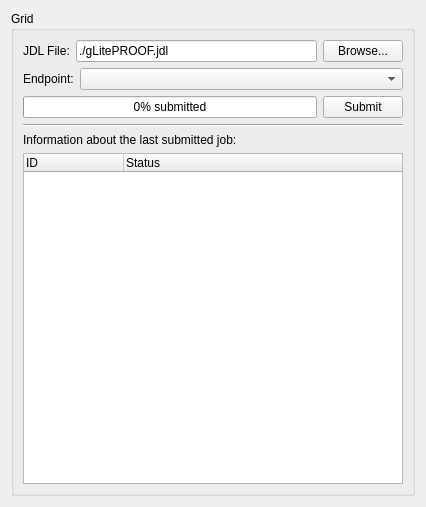
<ui version="4.0" >
 <class>wgGrid</class>
 <widget class="QWidget" name="wgGrid" >
  <property name="geometry" >
   <rect>
    <x>0</x>
    <y>0</y>
    <width>426</width>
    <height>507</height>
   </rect>
  </property>
  <property name="windowTitle" >
   <string>Form</string>
  </property>
  <layout class="QGridLayout" >
   <item row="0" column="0" >
    <widget class="QGroupBox" name="groupBox" >
     <property name="title" >
      <string>Grid</string>
     </property>
     <layout class="QGridLayout" >
      <item row="0" column="0" >
       <layout class="QHBoxLayout" >
        <property name="spacing" >
         <number>6</number>
        </property>
        <property name="leftMargin" >
         <number>0</number>
        </property>
        <property name="topMargin" >
         <number>0</number>
        </property>
        <property name="rightMargin" >
         <number>0</number>
        </property>
        <property name="bottomMargin" >
         <number>0</number>
        </property>
        <item>
         <widget class="QLabel" name="label_2" >
          <property name="text" >
           <string>JDL File:</string>
          </property>
         </widget>
        </item>
        <item>
         <widget class="QLineEdit" name="edtJDLFileName" >
          <property name="text" >
           <string>./gLitePROOF.jdl</string>
          </property>
         </widget>
        </item>
        <item>
         <widget class="QPushButton" name="btnBrowseJDL" >
          <property name="text" >
           <string>Browse...</string>
          </property>
         </widget>
        </item>
       </layout>
      </item>
      <item row="1" column="0" >
       <layout class="QHBoxLayout" >
        <property name="spacing" >
         <number>6</number>
        </property>
        <item>
         <widget class="QLabel" name="label_3" >
          <property name="text" >
           <string>Endpoint:</string>
          </property>
         </widget>
        </item>
        <item>
         <widget class="QComboBox" name="cmbEndpoint" >
          <property name="sizePolicy" >
           <sizepolicy vsizetype="Fixed" hsizetype="Expanding" >
            <horstretch>0</horstretch>
            <verstretch>0</verstretch>
           </sizepolicy>
          </property>
          <property name="duplicatesEnabled" >
           <bool>true</bool>
          </property>
         </widget>
        </item>
       </layout>
      </item>
      <item row="2" column="0" >
       <layout class="QHBoxLayout" >
        <property name="spacing" >
         <number>6</number>
        </property>
        <item>
         <widget class="QProgressBar" name="progressSubmittedJobs" >
          <property name="value" >
           <number>0</number>
          </property>
          <property name="orientation" >
           <enum>Qt::Horizontal</enum>
          </property>
          <property name="format" >
           <string>%p% submitted</string>
          </property>
         </widget>
        </item>
        <item>
         <widget class="QPushButton" name="btnSubmitClient" >
          <property name="text" >
           <string>Submit</string>
          </property>
          <property name="checkable" >
           <bool>false</bool>
          </property>
         </widget>
        </item>
       </layout>
      </item>
      <item row="3" column="0" >
       <widget class="Line" name="line" >
        <property name="orientation" >
         <enum>Qt::Horizontal</enum>
        </property>
       </widget>
      </item>
      <item row="4" column="0" >
       <widget class="QLabel" name="label" >
        <property name="text" >
         <string>Information about the last submitted job:</string>
        </property>
       </widget>
      </item>
      <item row="5" column="0" >
       <widget class="QTreeWidget" name="treeJobs" >
        <property name="alternatingRowColors" >
         <bool>false</bool>
        </property>
        <column>
         <property name="text" >
          <string>ID</string>
         </property>
        </column>
        <column>
         <property name="text" >
          <string>Status</string>
         </property>
        </column>
       </widget>
      </item>
     </layout>
    </widget>
   </item>
  </layout>
 </widget>
 <tabstops>
  <tabstop>edtJDLFileName</tabstop>
  <tabstop>btnBrowseJDL</tabstop>
  <tabstop>cmbEndpoint</tabstop>
  <tabstop>btnSubmitClient</tabstop>
  <tabstop>treeJobs</tabstop>
 </tabstops>
 <resources/>
 <connections/>
</ui>
